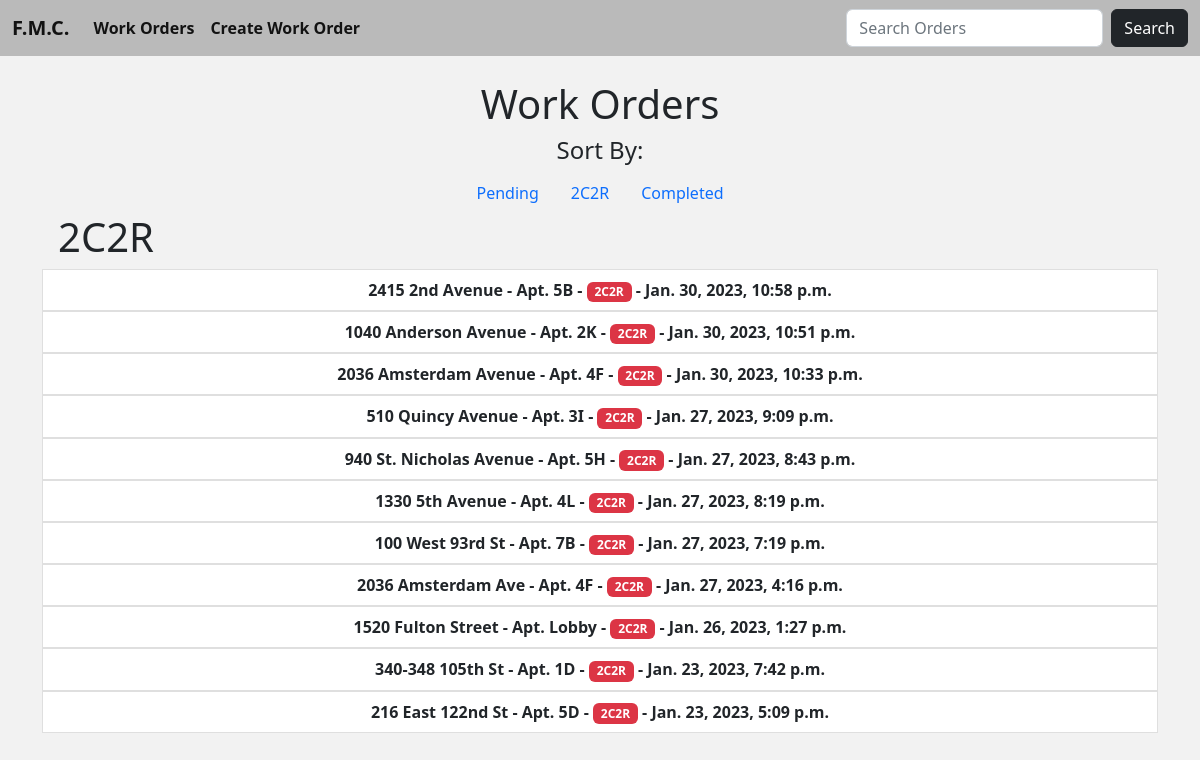
Page /work_orders_2c2r/ on the committed database.
### fmc/models.py (models this page shows, shortened)
class Work(models.Model):
    company = models.CharField('Management Company', max_length=64, blank=True)
    address = models.CharField(max_length=64)
    apartment = models.CharField(max_length=64)
    city = models.CharField(max_length=64, null=True)
    zip_code = models.IntegerField('Zip Code', null=True, blank=True)
    state = models.CharField(max_length=12, choices=STATE_CHOICES, default='NEW YORK')
    appliance = models.CharField(max_length=64)
    phone = models.CharField('Phone Number', max_length=64, null=True, blank=True)
    comments = models.CharField('Description', max_length=64, null=True, blank=True)
    private = models.CharField(max_length=12, choices=PRIVATE_CHOICES, default='')
    status = models.CharField(max_length=12, choices=STATUS_CHOICES, default='Pending')
    date_added = models.DateTimeField(auto_now_add=True, null=True)
    logo = models.ImageField(null=True, blank=True)
    requested = models.DateField(null=True, blank=True)
    completed = models.DateField('Date Complete', null=True, blank=True)
    complete_by = models.CharField('Complete By', max_length=12, choices=TECHNICIAN, blank=True, default='')

### fmc/views.py (the view)
# urls.py: path('work_orders_2c2r/', views.WorkOrders2C2R.as_view(), name='work-orders-2c2r'),
class WorkOrders2C2R(ListView):
    model = Work
    template_name = 'work_orders_2c2r.html'
    ordering = ['-date_added']

### fmc/templates/work_orders_2c2r.html (shortened to what this page needs)
{% extends 'index.html' %}
{% block body %}
    <div class="container">
        <center>
            <h1>Work Orders</h1>
        </center>
    </div>
    <center>
        <h4>Sort By:</h4>
    </center>
    <div class="container">
        <ul class="nav justify-content-center">
            <li class="nav-item">
              <a class="nav-link" aria-current="page" href="{% url 'work-orders-pending' %}">Pending</a>
            </li>
            <li class="nav-item">
              <a class="nav-link" href="{% url 'work-orders-2c2r' %}">2C2R</a>
            </li>
            <li class="nav-item">
              <a class="nav-link" href="{% url 'work-orders-completed' %}">Completed</a>
            </li>
          </ul>
        </div>
<h1 class="ps-3">2C2R</h1>
<div class="list-group">
    {% for work_orders in object_list %}
            {% if work_orders.status == '2C2R' %}
            <center>
                <a href="{% url 'work-order-details' work_orders.pk %}" class="list-group-item list-group-item-action"><strong>{{ work_orders.address }} - Apt. {{ work_orders.apartment }} -
                        <span href="#" class="badge text-bg-danger">{{ work_orders.status }}</span></strong>
                        <strong>- {{ work_orders.date_added }} </strong>
                </a>
            </center>
        {% endif %}
    {% endfor %}
</div>
{% endblock %}

### fmc/templates/index.html (style rules this page uses)
body { background-color: #F2F2F2; }

### rows in the picture
Work: address "2415 2nd Avenue", apartment "5B", status "2C2R", date_added "Jan. 30, 2023, 10:58 p.m."
Work: address "1040 Anderson Avenue", apartment "2K", status "2C2R", date_added "Jan. 30, 2023, 10:51 p.m."
Work: address "2036 Amsterdam Avenue", apartment "4F", status "2C2R", date_added "Jan. 30, 2023, 10:33 p.m."
Work: address "510 Quincy Avenue", apartment "3I", status "2C2R", date_added "Jan. 27, 2023, 9:09 p.m."
Work: address "940 St. Nicholas Avenue", apartment "5H", status "2C2R", date_added "Jan. 27, 2023, 8:43 p.m."
Work: address "1330 5th Avenue", apartment "4L", status "2C2R", date_added "Jan. 27, 2023, 8:19 p.m."
Work: address "100 West 93rd St", apartment "7B", status "2C2R", date_added "Jan. 27, 2023, 7:19 p.m."
Work: address "2036 Amsterdam Ave", apartment "4F", status "2C2R", date_added "Jan. 27, 2023, 4:16 p.m."
Work: address "1520 Fulton Street", apartment "Lobby", status "2C2R", date_added "Jan. 26, 2023, 1:27 p.m."
Work: address "340-348 105th St", apartment "1D", status "2C2R", date_added "Jan. 23, 2023, 7:42 p.m."
Work: address "216 East 122nd St", apartment "5D", status "2C2R", date_added "Jan. 23, 2023, 5:09 p.m."
